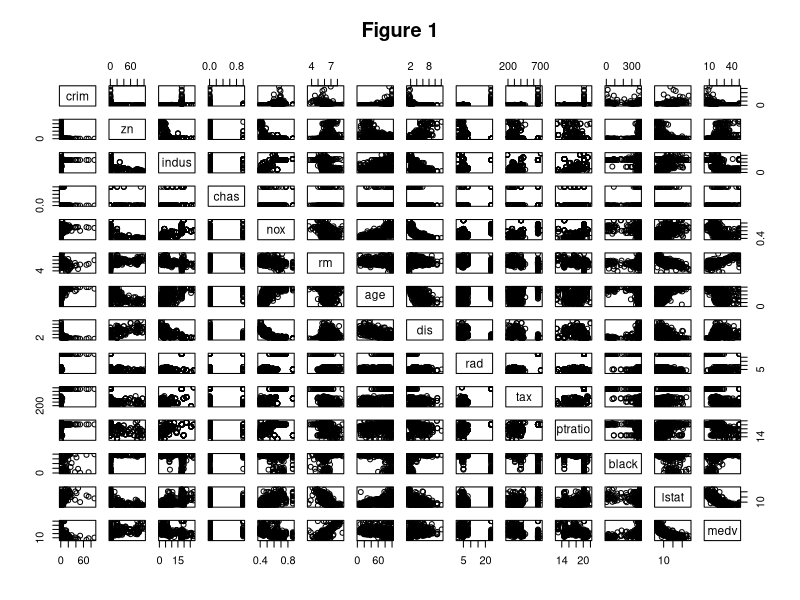
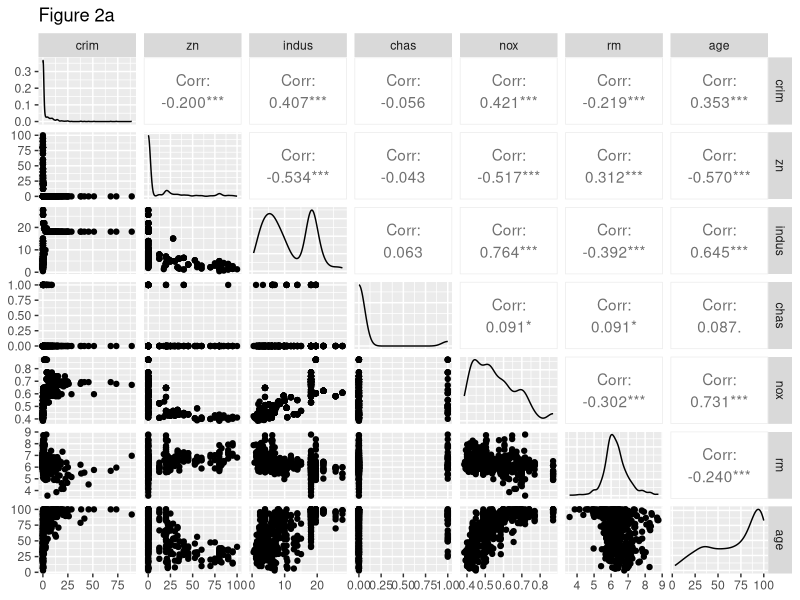
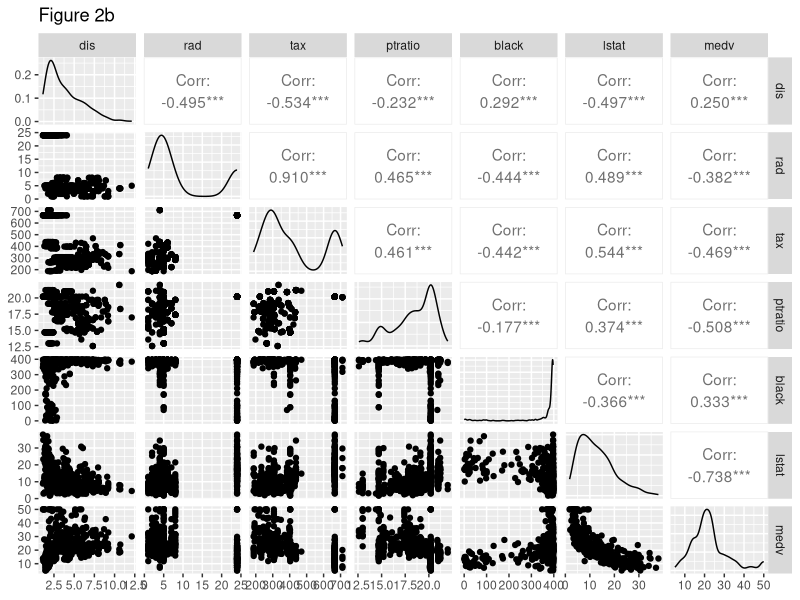
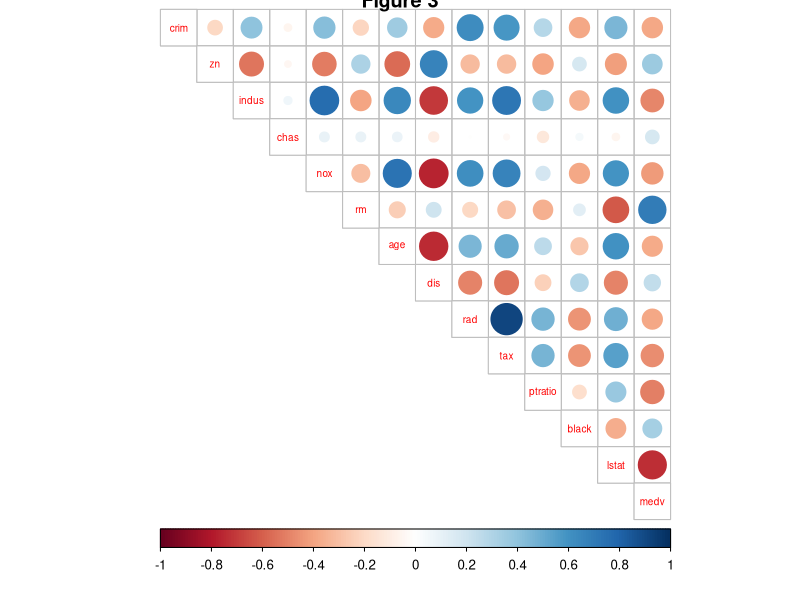
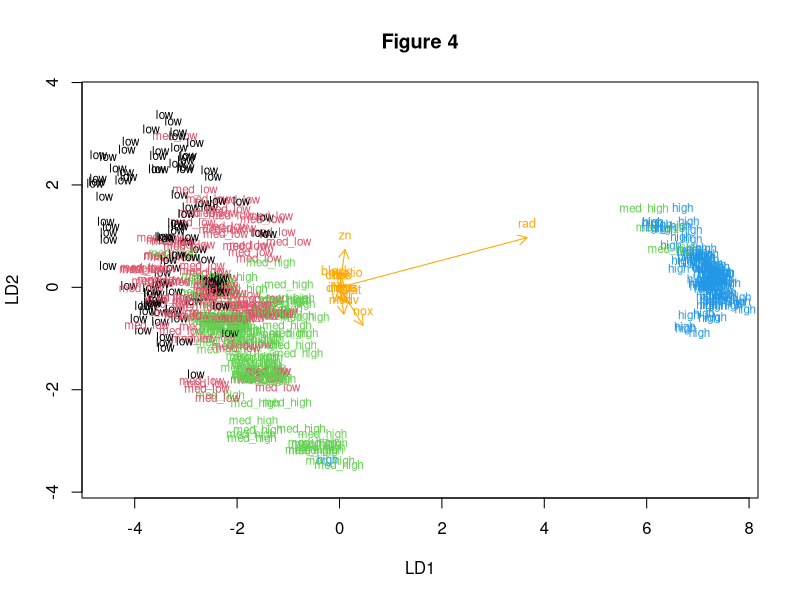
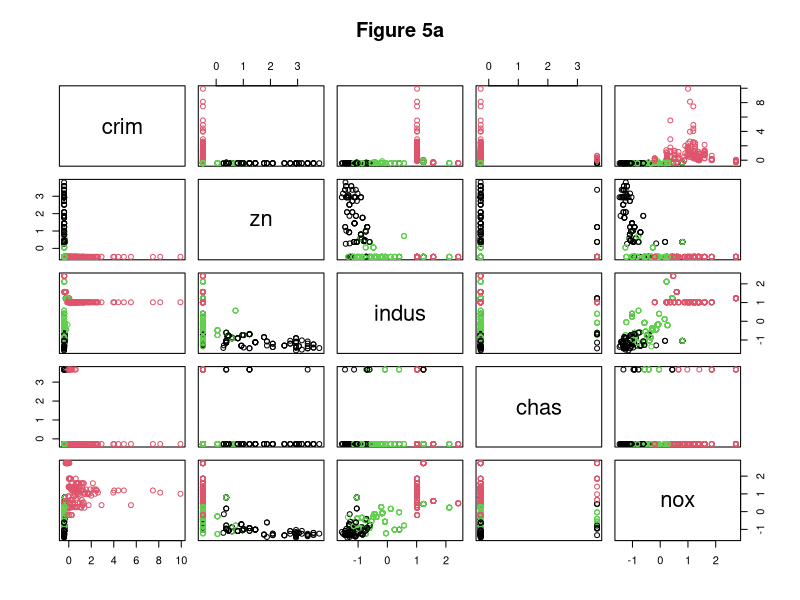
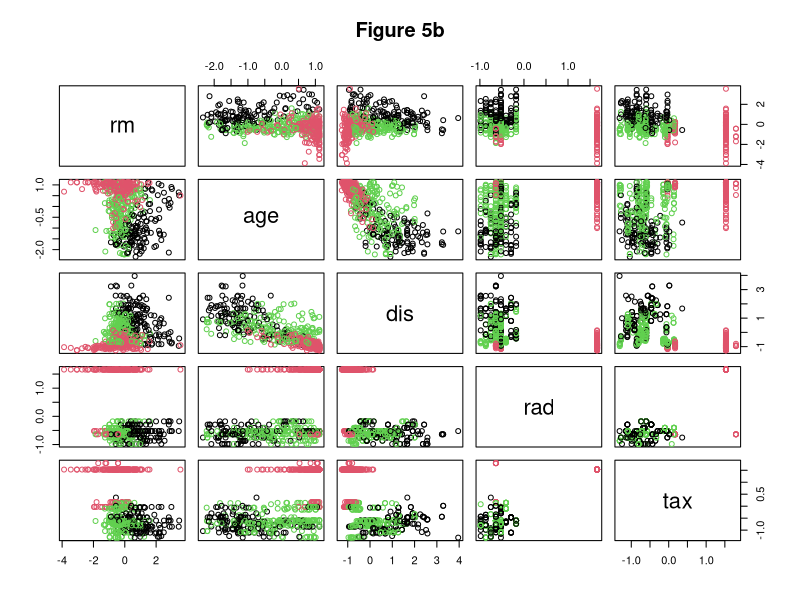
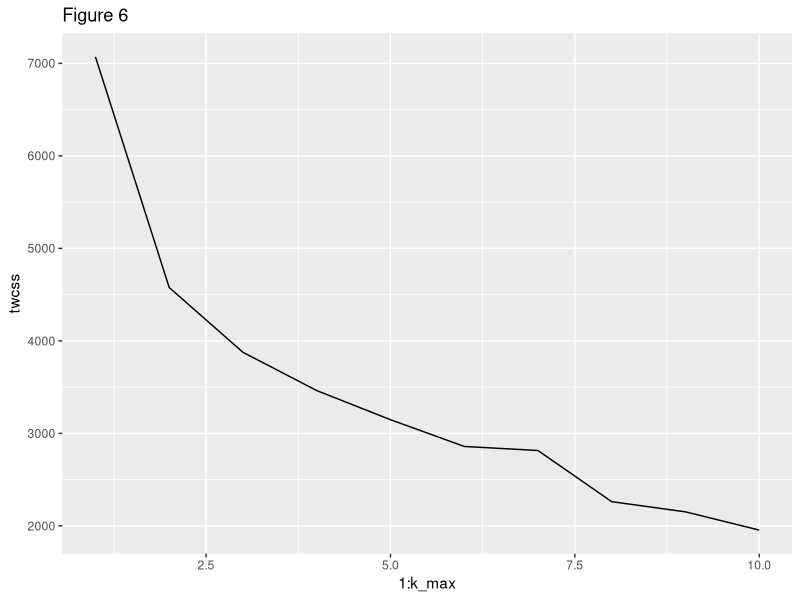

The R script that drew these images, in order:
## ---- chunk 1
knitr::opts_chunk$set(echo = TRUE)


## ---- chunk 2


rm(list=ls())

# 1.

library(MASS)
library(tidyr)

data(Boston)

str(Boston)
dim(Boston)



## ---- chunk 3


#install.packages("corrplot")
library(corrplot)
library(GGally)

# Summaries of the variables
summary(Boston)

p1 <- pairs(Boston, main = "Figure 1")

cor_matrix<-cor(Boston) 

# create a more advanced plot matrix with ggpairs()
p2a <- ggpairs(Boston[1:7], lower = list(combo = wrap("facethist", bins = 20)), title = "Figure 2a")

# create a more advanced plot matrix with ggpairs()
p2b <- ggpairs(Boston[8:14], lower = list(combo = wrap("facethist", bins = 20)), title = "Figure 2b")


# draw the plots
p1
p2a
p2b

# print the correlation matrix
cor_matrix %>% round(digits=2)

# visualize the correlation matrix
p3 <- corrplot(cor_matrix, method="circle", type = "upper", cl.pos = "b", tl.pos = "d", tl.cex = 0.6, main = "Figure 3")
p3


## ---- chunk 4


# 4.

# Scale by substracting the mean and dividing with the standard deviation.

boston_scaled <- scale(Boston)

# summaries of the scaled variables
summary(boston_scaled)


# class of the boston_scaled object
class(boston_scaled)

# change the object to data frame
boston_scaled <- as.data.frame(boston_scaled)




## ---- chunk 5


# 4. continues

# Categorical variable crime rate and division into training and testing sets.

summary(boston_scaled$crim)

# create a quantile vector of crim and print it


bins <- quantile(boston_scaled$crim)
bins

# create a categorical variable 'crime'
crime <- cut(boston_scaled$crim, breaks = bins, include.lowest = TRUE, labels = c("low", "med_low", "med_high", "high"))

# look at the table of the new factor crime
table(crime)

# remove original crim from the dataset
boston_scaled <- dplyr::select(boston_scaled, -crim)

# add the new categorical value to scaled data
boston_scaled <- data.frame(boston_scaled, crime)


## Division into training and testing

# number of rows in the Boston dataset 
n <- nrow(boston_scaled)

# choose randomly 80% of the rows
ind <- sample(n,  size = n * 0.8)

# create train set
train <- boston_scaled[ind,]

# create test set 
test <- boston_scaled[-ind,]

# save the correct classes from test data
correct_classes <- test$crime

# remove the crime variable from test data
test <- dplyr::select(test, -crime)




## ---- chunk 6

# 5. 

# MASS and train are available

# linear discriminant analysis
lda.fit <- lda(crime ~ ., data = train)

# print the lda.fit object
lda.fit

# the function for lda biplot arrows
lda.arrows <- function(x, myscale = 1, arrow_heads = 0.1, color = "orange", tex = 0.75, choices = c(1,2)){
  heads <- coef(x)
  arrows(x0 = 0, y0 = 0, 
         x1 = myscale * heads[,choices[1]], 
         y1 = myscale * heads[,choices[2]], col=color, length = arrow_heads)
  text(myscale * heads[,choices], labels = row.names(heads), 
       cex = tex, col=color, pos=3)
}

# target classes as numeric
classes <- as.numeric(train$crime)

# plot the lda results  (LDA (bi)plot)
plot(lda.fit, dimen = 2, col = classes, pch = classes, main = "Figure 4")
lda.arrows(lda.fit, myscale = 1)


## ---- chunk 7

# 6. 

# predict classes with test data
lda.pred <- predict(lda.fit, newdata = test)

# cross tabulate the results
table(correct = correct_classes, predicted = lda.pred$class)



## ---- chunk 8

# 7. Distance measures (K-mass, euclidian, manhattan)


library(MASS)
data('Boston')

# euclidean distance matrix
dist_eu <- dist(Boston)

# look at the summary of the distances
summary(dist_eu)

# manhattan distance matrix
dist_man <- dist(Boston, method = "manhattan")

# look at the summary of the distances
summary(dist_man)

# Scale the variables
boston_scaled <- scale(Boston)

# summaries of the scaled variables
summary(boston_scaled)

# class of the boston_scaled object
class(boston_scaled)

# change the object to data frame
boston_scaled <- as.data.frame(boston_scaled)

# k-means clustering
km <- kmeans(boston_scaled, centers = 3)

# plot the Boston dataset with clusters
p51 <- pairs(boston_scaled[1:5], col = km$cluster, main = "Figure 5a")
p52 <- pairs(boston_scaled[6:10], col = km$cluster, main = "Figure 5b")


p51
p52


## ---- chunk 9

# 7. Continues

# MASS, ggplot2 and Boston dataset are available
set.seed(123)

# determine the number of clusters
k_max <- 10

# calculate the total within sum of squares
twcss <- sapply(1:k_max, function(k){kmeans(boston_scaled, k)$tot.withinss})

# visualize the results
p6 <- qplot(x = 1:k_max, y = twcss, geom = 'line', main = "Figure 6")
p6


# k-means clustering
km <-kmeans(boston_scaled, centers = 3)

# plot the Boston dataset with clusters
p71 <- pairs(boston_scaled[1:5], col = km$cluster, main = "Figure 7a")
p72 <- pairs(boston_scaled[6:10], col = km$cluster, main = "Figure 7b")

p71
p72



